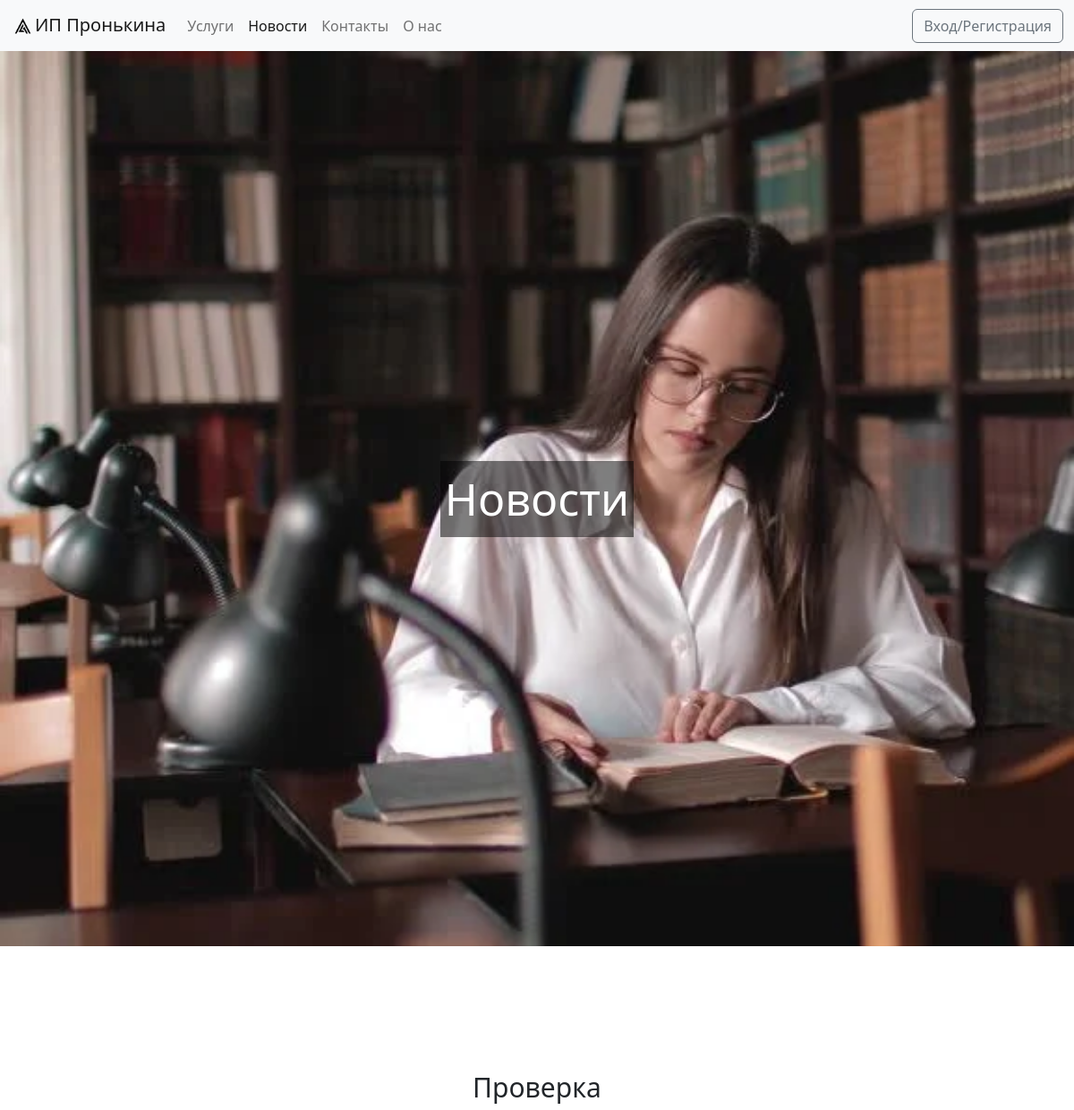
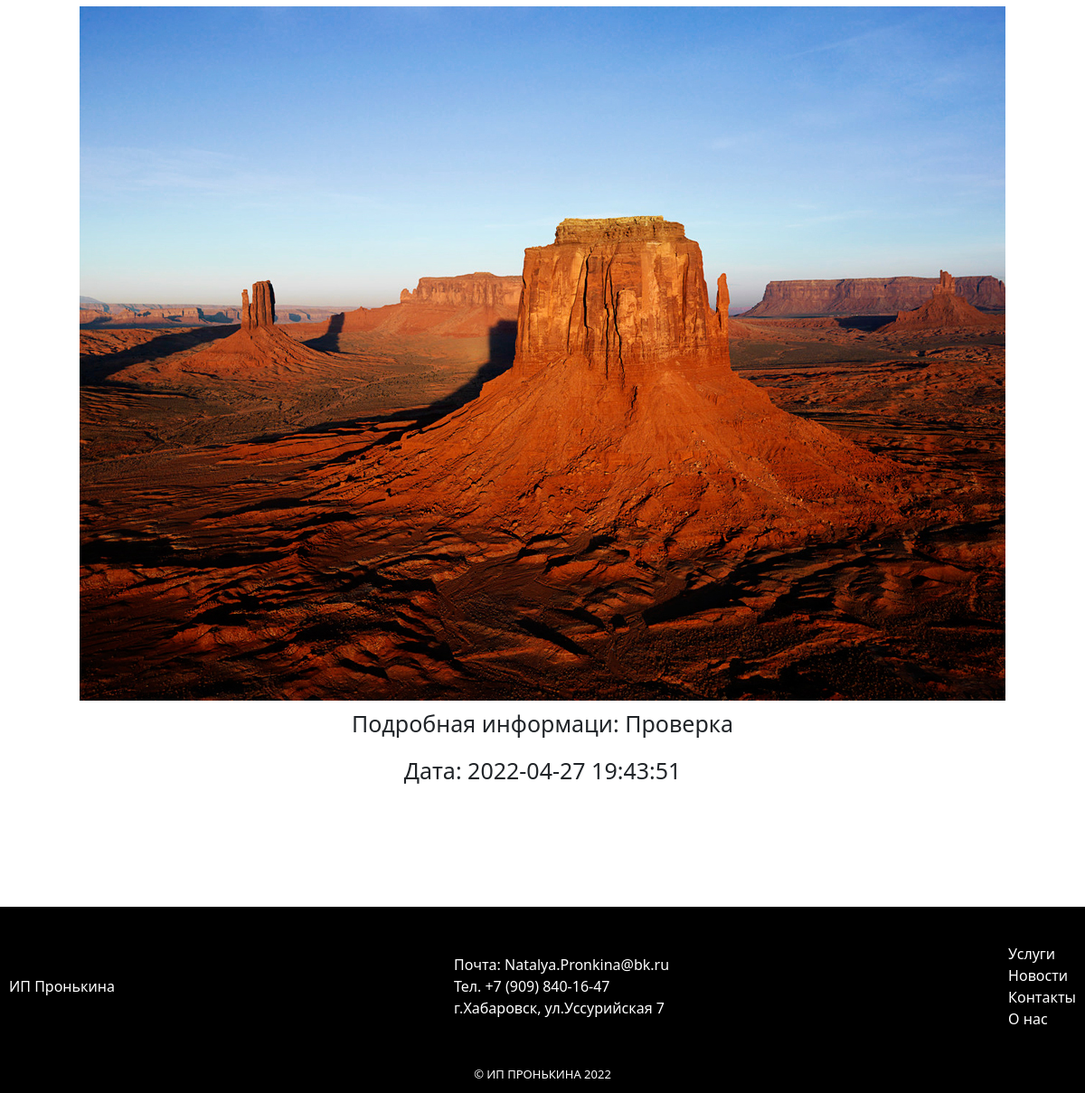
Page /news.php on the committed database (2 pictures, top to bottom).
### tables this page shows
CREATE TABLE `news` (
  `id` int NOT NULL,
  `zagolovok` text NOT NULL,
  `info` text NOT NULL,
  `link_photo` text NOT NULL,
  `date` timestamp NOT NULL,
  `id_users` int NOT NULL
);

### news.php (the view, shortened to what this page needs)
<!DOCTYPE html>
<html lang="en">
<head>
    <link rel="stylesheet" href="mobile.css">
    <link rel="stylesheet" href="style.css">
    <link rel="stylesheet" href="/css/bootstrap.css">
</head>
<body>
    <nav class="navbar navbar-expand-lg navbar-light bg-light">
        <div class="container-fluid">
        <a class="navbar-brand" href="index.php">
        <img src="/image/logo.png" alt="logo" width="27" height="30" class="d-inline-block align-text-top">ИП Пронькина</a>
            <div class="collapse navbar-collapse" id="navbarSupportedContent">
            <ul class="navbar-nav me-auto mb-2 mb-lg-0">
                <li class="nav-item">
                <a class="nav-link" href="services.php">Услуги</a>
                </li>
                <li class="nav-item">
                <a class="nav-link active" aria-current="page" href="news.php">Новости</a>
                </li>
                <li class="nav-item">
                <a class="nav-link" href="contacts.php">Контакты</a>
                </li>
                <li class="nav-item">
                <a class="nav-link" href="about_us.php">О нас</a>
                </li>
            </ul>
            <?php
                if (empty($_SESSION['login']) or empty($_SESSION['id']))
                {
                    echo '<a href="log_in.php"><button class="btn btn-outline-secondary" type="submit">Вход/Регистрация</button></a>';
                }
                else
                {
                echo '<a href="lk.php"><button class="btn btn-outline-secondary" type="submit">Личный кабинет</button></a>';
            }
            ?>
            </div>
        </div>
        </nav>
    <div class="containers">
        <div class="news">
            <div class="two">
                <div class="one_text">Новости</div>
            </div>
        </div>
    </div>
    <div class="cont_news">
        <?php
            require("bd.php");
            $sql_one = "SELECT DISTINCT * FROM news";
            $result_one = mysqli_query($db, $sql_one);
            $dates_one = mysqli_fetch_all($result_one);
            if (isset($dates_one)) {
                foreach ($dates_one as $key) {
                    echo "<div class='newss'>
                    <div class='gtext_news'>".$key[1]."</div>
                    <img src='".$key[3]."' width='100%'>
                    <div class='text_news'>Подробная информаци: ".$key[2]."</div>
                    <div class='text_news'>Дата: ".$key[4]."</div>
                    </div>";
                }
            }
        ?>
    </div>
    <footer>
        <div class="info_footer">
            <div>
            <div><a href="index.php">ИП Пронькина</a></div>
            </div>
            <div>
                Почта: Natalya.Pronkina@bk.ru <br>
                Тел. +7 (909) 840-16-47 <br>
                г.Хабаровск, ул.Уссурийская 7
            </div>
            <div>
                <a href="services.php">Услуги</a><br>
                <a href="news.php">Новости</a><br>
                <a href="contacts.php">Контакты</a><br>
                <a href="about_us.php">О нас</a>
            </div>
        </div>
        <div class="prav_footer">
            <div>© ИП ПРОНЬКИНА 2022</div>
        </div>
    </footer>
</body>
</html>

### mobile.css (style rules this page uses)
* { margin: 0; }
body { font-family: "ComicReliefBold"; }

### style.css (style rules this page uses)
* { margin: 0; }
body { font-family: "ComicReliefBold"; }
.two { padding: 5px; background: rgba(0, 0, 0, 0.5); display: flex; flex-direction: column; align-items: center; }
.one_text { display: flex; color: white; font-size: 50px; text-align: center; position :lative; }
@media screen and (min-width: 1050px) { .news { width: 100%; height: 1000px; background: url(image/news.png) no-repeat; background-size: cover; display: flex; justify-content: center; align-items: center; flex-direction: column; } }
@media screen and (min-width: 1050px) { .containers { display: flex; flex-direction: column; } }
@media screen and (min-width: 1050px) { .cont_news { display: flex; flex-direction: column; align-items: center; padding-top: 50px; padding-bottom: 50px; } }
@media screen and (min-width: 1050px) { .newss { display: flex; padding-top: 75px; padding-bottom: 75px; flex-direction: column; align-items: center; } }
@media screen and (min-width: 1050px) { .gtext_news { display: flex; text-weight: bold; font-size: 30px; padding-bottom: 10px; padding-top: 10px; } }
@media screen and (min-width: 1050px) { .text_news { display: flex; font-size: 25px; padding-top: 7px; padding-bottom: 7px; } }
@media screen and (min-width: 1050px) { footer { display: flex; background: black; color: white; padding-top: 40px; padding-bottom: 10px; flex-direction: column; } }
@media screen and (min-width: 1050px) { footer a { padding-left: 10px; padding-right: 10px; text-decoration: none; color: white; } }
@media screen and (min-width: 1050px) { .info_footer { display: flex; align-items: center; justify-content: space-between; } }
@media screen and (min-width: 1050px) { .prav_footer { padding-top: 40px; font-size: 13px; display: flex; justify-content: space-evenly; } }

### rows in the picture
news: zagolovok "Проверка", link_photo (picture), info "Проверка", date "2022-04-27 19:43:51"
